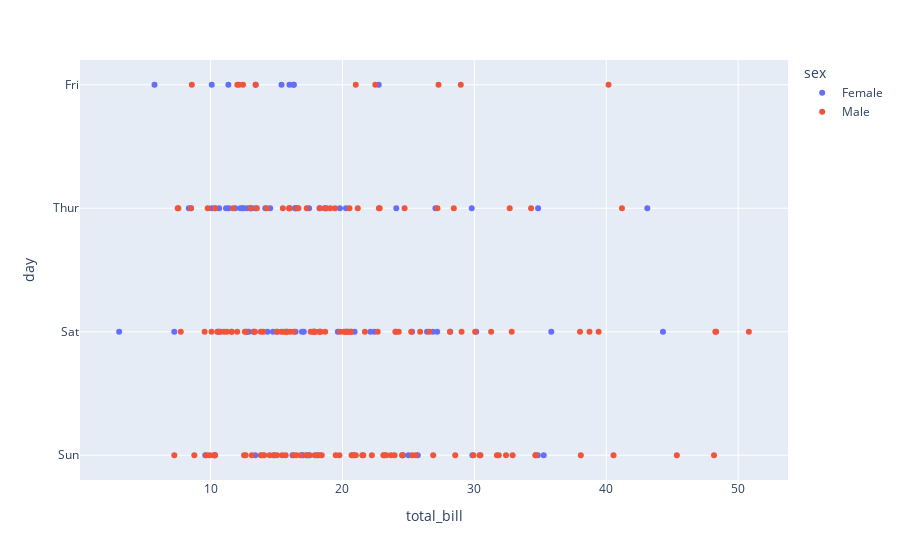

This figure's notebook cell:
### Code cell
#Scatter plot
fig = px.scatter(df1, x="total_bill", y="day", color="sex")
fig.show()

### Figure 1 — Plotly figure (JSON) as saved in the notebook; plotly's stock layout.template omitted (floating-point values rounded to 4 significant figures; data arrays with more than 128 entries replaced by an {"elided": "..."} marker saying what was removed)
{"data": [{"hovertemplate": "sex=Female<br>total_bill=%{x}<br>day=%{y}<extra></extra>", "legendgroup": "Female", "marker": {"color": "#636efa", "symbol": "circle"}, "mode": "markers", "name": "Female", "orientation": "h", "showlegend": true, "type": "scatter", "x": [16.99, 24.59, 35.26, 14.83, 10.33, 16.97, 20.29, 15.77, 19.65, 15.06, 20.69, 16.93, 10.29, 34.81, 26.41, 16.45, 3.07, 17.07, 26.86, 25.28, 14.73, 10.07, 34.83, 5.75, 16.32, 22.75, 11.35, 15.38, 44.3, 22.42, 20.92, 14.31, 7.25, 25.71, 17.31, 10.65, 12.43, 24.08, 13.42, 12.48, 29.8, 14.52, 11.38, 20.27, 11.17, 12.26, 18.26, 8.51, 10.33, 14.15, 13.16, 17.47, 27.05, 16.43, 8.35, 18.64, 11.87, 29.85, 25, 13.39, 16.21, 17.51, 10.59, 10.63, 9.6, 20.9, 18.15, 19.81, 43.11, 13, 12.74, 13, 16.4, 16.47, 12.76, 13.27, 28.17, 12.9, 30.14, 13.42, 15.98, 16.27, 10.09, 22.12, 35.83, 27.18, 18.78], "xaxis": "x", "y": ["Sun", "Sun", "Sun", "Sun", "Sun", "Sun", "Sat", "Sat", "Sat", "Sat", "Sat", "Sat", "Sun", "Sun", "Sat", "Sat", "Sat", "Sat", "Sat", "Sat", "Sat", "Thur", "Thur", "Fri", "Fri", "Fri", "Fri", "Fri", "Sat", "Sat", "Sat", "Sat", "Sat", "Sun", "Sun", "Thur", "Thur", "Thur", "Thur", "Thur", "Thur", "Thur", "Thur", "Thur", "Thur", "Thur", "Thur", "Thur", "Thur", "Thur", "Thur", "Thur", "Thur", "Thur", "Thur", "Thur", "Thur", "Sun", "Sun", "Sun", "Sun", "Sun", "Sat", "Sat", "Sun", "Sun", "Sun", "Thur", "Thur", "Thur", "Thur", "Thur", "Thur", "Thur", "Sat", "Sat", "Sat", "Sat", "Sat", "Fri", "Fri", "Fri", "Fri", "Sat", "Sat", "Sat", "Thur"], "yaxis": "y"}, {"hovertemplate": "sex=Male<br>total_bill=%{x}<br>day=%{y}<extra></extra>", "legendgroup": "Male", "marker": {"color": "#EF553B", "symbol": "circle"}, "mode": "markers", "name": "Male", "orientation": "h", "showlegend": true, "type": "scatter", "x": {"elided": "157 float values"}, "xaxis": "x", "y": {"elided": "157 str values"}, "yaxis": "y"}], "layout": {"legend": {"title": {"text": "sex"}, "tracegroupgap": 0}, "margin": {"t": 60}, "xaxis": {"anchor": "y", "domain": [0, 1], "title": {"text": "total_bill"}}, "yaxis": {"anchor": "x", "domain": [0, 1], "title": {"text": "day"}}}}
